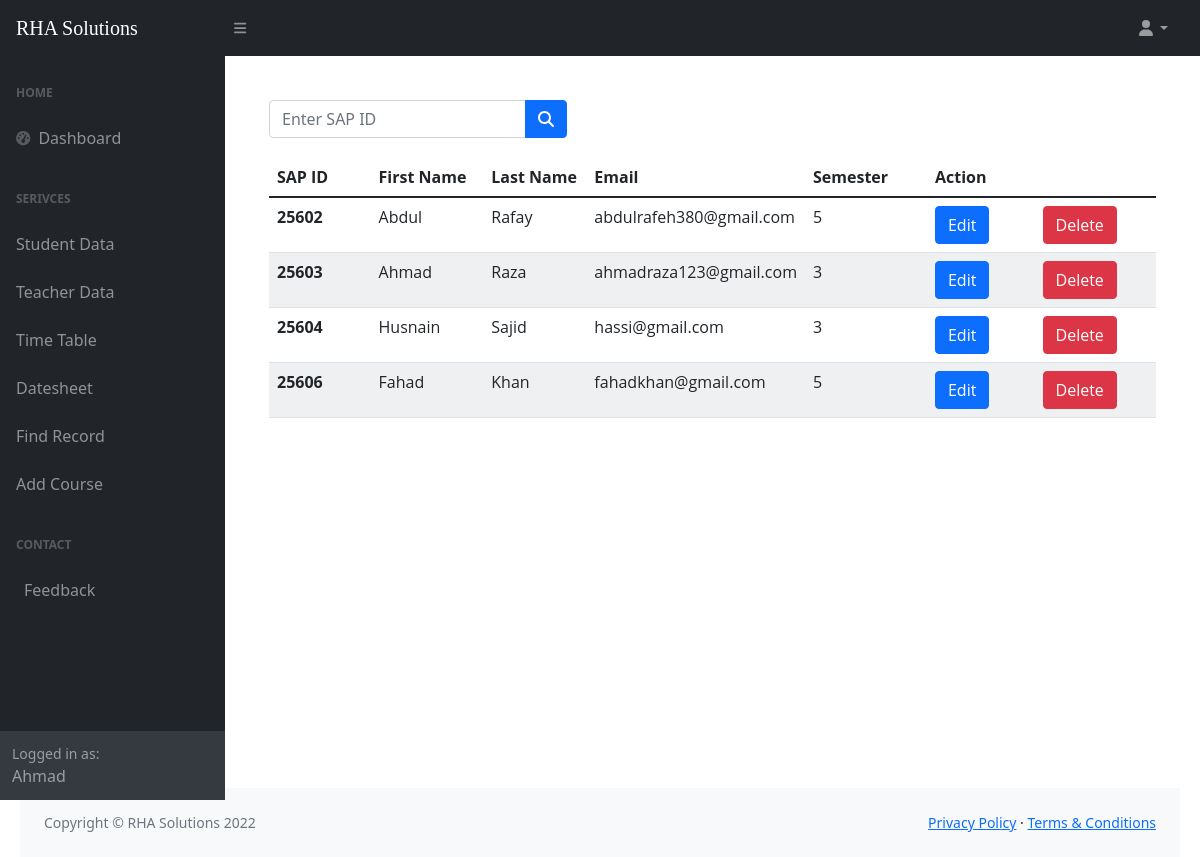
Page /student_list.php (signed in) on the committed database.
### tables this page shows
CREATE TABLE `std` (
  `fname` varchar(100) NOT NULL,
  `lname` varchar(100) NOT NULL,
  `sap_id` int(10) NOT NULL,
  `semester` varchar(5) NOT NULL,
  `email` varchar(100) NOT NULL
);

### student_list.php (the view, shortened to what this page needs)
<?php include 'connection.php';
if($_SESSION["fname"]) {
?>
<!DOCTYPE html>
<html lang="en">
<head>
    <link href="https://cdn.jsdelivr.net/npm/simple-datatables@latest/dist/style.css" rel="stylesheet" />
    <link href="css/styles.css" rel="stylesheet" />
</head>
<body class="sb-nav-fixed">
    <nav class="sb-topnav navbar navbar-expand navbar-dark bg-dark">
        <a class="navbar-brand ps-3" href="index.html">RHA Solutions</a>
        <button class="btn btn-link btn-sm order-1 order-lg-0 me-4 me-lg-0" id="sidebarToggle" href="#!"><i class="fas fa-bars"></i></button>
        <ul class="navbar-nav ms-auto ms-md-0 me-3 me-lg-4">
            <li class="nav-item dropdown">
                <a class="nav-link dropdown-toggle" id="navbarDropdown" href="#" role="button" data-bs-toggle="dropdown" aria-expanded="false"><i class="fas fa-user fa-fw"></i></a>
            </li>
        </ul>
    </nav>
    <div id="layoutSidenav">
        <div id="layoutSidenav_nav">
            <nav class="sb-sidenav accordion sb-sidenav-dark" id="sidenavAccordion">
                <div class="sb-sidenav-menu">
                    <div class="nav">
                        <div class="sb-sidenav-menu-heading">Home</div>
                        <a class="nav-link" href="index.php">
                            <div class="sb-nav-link-icon"><i class="fas fa-tachometer-alt"></i></div>
                            Dashboard
                        </a>
                        <div class="sb-sidenav-menu-heading">Serivces</div>
                        <a class="nav-link collapsed" href="st_register.php">
                            Student Data
                        </a>
                        <a class="nav-link collapsed" href="assign_course.php">
                            Teacher Data
                        </a>
                        <a class="nav-link collapsed" href="timetable.html">
                            Time Table
                        </a>
                        <a class="nav-link collapsed" href="datesheet.html">
                            Datesheet
                        </a>
                        <a class="nav-link collapsed" href="database.html">
                            Find Record
                        </a>
                        <a class="nav-link collapsed" href="courses.html">
                            Add Course
                        </a>
                        <div class="sb-sidenav-menu-heading">Contact</div>
                        <a class="nav-link" href="feedback.html">
                            Feedback
                        </a>
                    </div>
                </div>
                <div class="sb-sidenav-footer">
                    <div class="small">Logged in as:</div>
                    <?php echo $_SESSION["fname"];?>
                </div>
            </nav>
        </div>
        <div id="layoutSidenav_content">
            <main>
                <div class="container-fluid px-4">
                    <form action="search.php" method="GET" class="d-none d-md-inline-block form-inline ms-auto me-0 me-md-3 my-2 my-md-0">
                        <div style="margin-bottom: 20px;" class="input-group">
                            <input class="form-control" name="search" value="" type="number" placeholder="Enter SAP ID" />
                            <button class="btn btn-primary" id="std-search" type="submit"> <i class="fas fa-search"></i></button>
                        </div>
                    </form>
                    <table class="table">
                        <thead class="thead-dark">
                            <tr>
                                <th scope="col">SAP ID</th>
                                <th scope="col">First Name</th>
                                <th scope="col">Last Name</th>
                                <th scope="col">Email</th>
                                <th scope="col">Semester</th>
                                <th scope="col" colspan="2">Action</th>
                            </tr>
                        </thead>
                        <tbody>
                            <?php
                            $query = "SELECT * FROM  std";
                            $data = mysqli_query($conn, $query);
                            $res = mysqli_num_rows($data);
                            if ($res) {
                                while ($row = mysqli_fetch_array($data)) {
                            ?>
                                    <tr>
                                        <th scope="row"><?php echo $row['sap_id']; ?></th>
                                        <td><?php echo $row['fname']; ?></td>
                                        <td><?php echo $row['lname']; ?></td>
                                        <td><?php echo $row['email']; ?></td>
                                        <td><?php echo $row['semester']; ?></td>
                                        <td> <button type="button" class="btn btn-primary"><a style="color: white; text-decoration: none;" href="edit_student.php?sap_id=<?php echo $row['sap_id']; ?>">Edit</a></button></td>
                                        <td> <button type="button" class="btn btn-danger"> <a style="color: white; text-decoration: none;" onclick="return confirm('Are you sure, you want to delete?')" href="delete_student.php?sap_id=<?php echo $row['sap_id']; ?>">Delete</a></td>
                                    </tr>
                                <?php
                                }
                            } else {
                                ?>
                                <tr>
                                    <td>No Data Found</td>
                                </tr>
                            <?php
                            }
                            ?>
                        </tbody>
                    </table>
                </div>
        </div>
    </div>
    <footer class="py-4 bg-light mt-auto">
        <div class="container-fluid px-4">
            <div class="d-flex align-items-center justify-content-between small">
                <div class="text-muted">Copyright &copy; RHA Solutions 2022</div>
                <div>
                    <a href="#">Privacy Policy</a>
                    &middot;
                    <a href="#">Terms &amp; Conditions</a>
                </div>
            </div>
        </div>
    </footer>
    <?php
}
else {
    ?><h1>Please Login to continue.Press <a href="login.php">Here<a></h1><?php
}
 ?>
</body>
</html>

### rows in the picture
std: sap_id "25602", fname "Abdul", lname "Rafay", email "abdulrafeh380@gmail.com", semester "5"
std: sap_id "25603", fname "Ahmad", lname "Raza", email "ahmadraza123@gmail.com", semester "3"
std: sap_id "25604", fname "Husnain", lname "Sajid", email "hassi@gmail.com", semester "3"
std: sap_id "25606", fname "Fahad", lname "Khan", email "fahadkhan@gmail.com", semester "5"

### other values in the picture
$_SESSION["fname"] "Ahmad"
